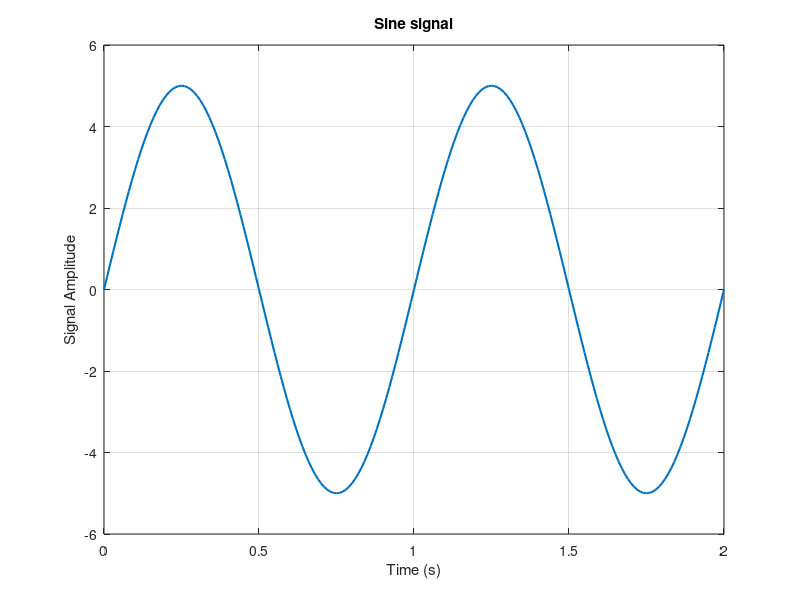
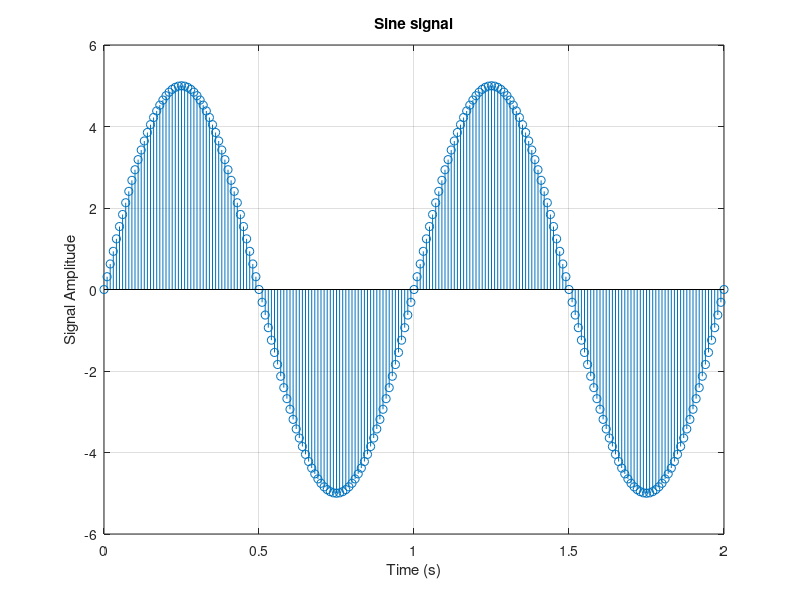
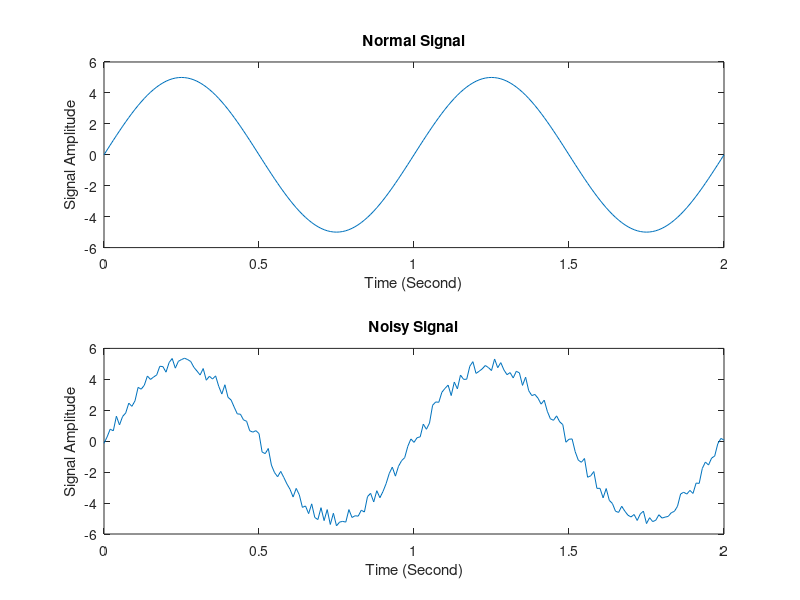

Recreate these plots in MATLAB, in order.
close all;
clear;
clc;

% part 1.1
t = 0:0.01:2; % Define time axis
A = 5;
f = 1;
y = A*sin(2*pi*f*t); % Sine function

% Plotting the signals
figure('Name', 'Sine signal (Plot)');
plot(t, y, 'LineWidth', 1.5);
xlabel('Time (s)');
ylabel('Signal Amplitude');
title('Sine signal');
grid on;

figure('Name', 'Sine signal (Stem)');
stem(t, y, 'LineWidth', 0.5);
xlabel('Time (s)');
ylabel('Signal Amplitude');
title('Sine signal');
grid on;


% part 1.2
t = 0:0.01:2; % Define time axis
A = 5;
f = 1;

y1 = A*sin(2*pi*f*t); % Normal sine

r = rand(1, length(y1)) - 0.5; % Noise
y2 = y1 + r; % Add noise to sine

% Plotting the signals
figure('Name', 'Normal Sine signal VS Noisy Sine Signal');
subplot(2,1,1);
plot(t,y1)
title('Normal Signal');xlabel('Time (Second)');ylabel('Signal Amplitude');
subplot(2,1,2);
plot(t,y2)
title('Noisy Signal');xlabel('Time (Second)');ylabel('Signal Amplitude');
